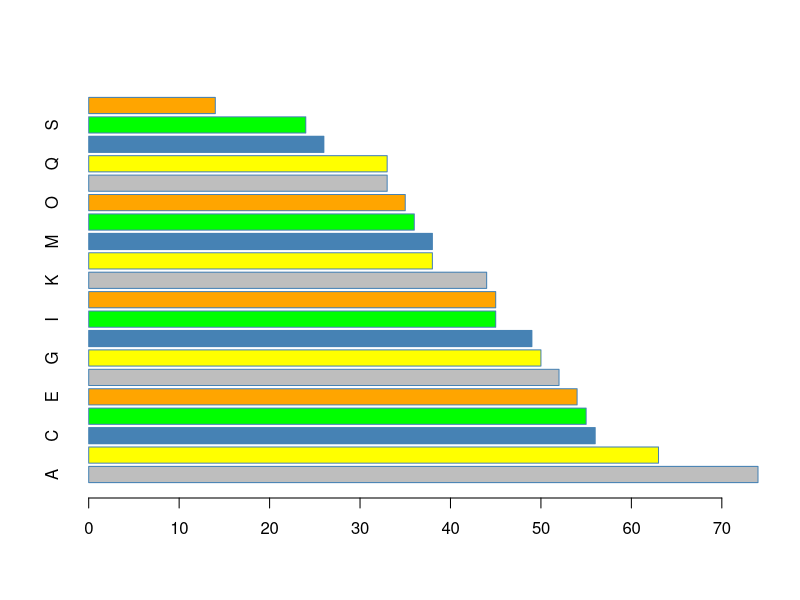

The R script that drew this image:
## ---- chunk 1
dtf<- read.table(file="epl.csv", header =TRUE, sep = ",")
dtf[1:1] <- list(NULL)
print (dtf)
## ---- chunk 2
par(mfrow=c(1,1))
barplot(dtf[, "Pts"],
        # ubah warna ouline menjadi steelblue
        border="steelblue",
        # ubah wana box
        col= c("grey", "yellow", "steelblue", "green", "orange"),
        # ubah nama grup dari A sampai E
        names.arg = LETTERS[1:20],
        # ubah orientasi menajadi horizontal
        horiz=TRUE)
